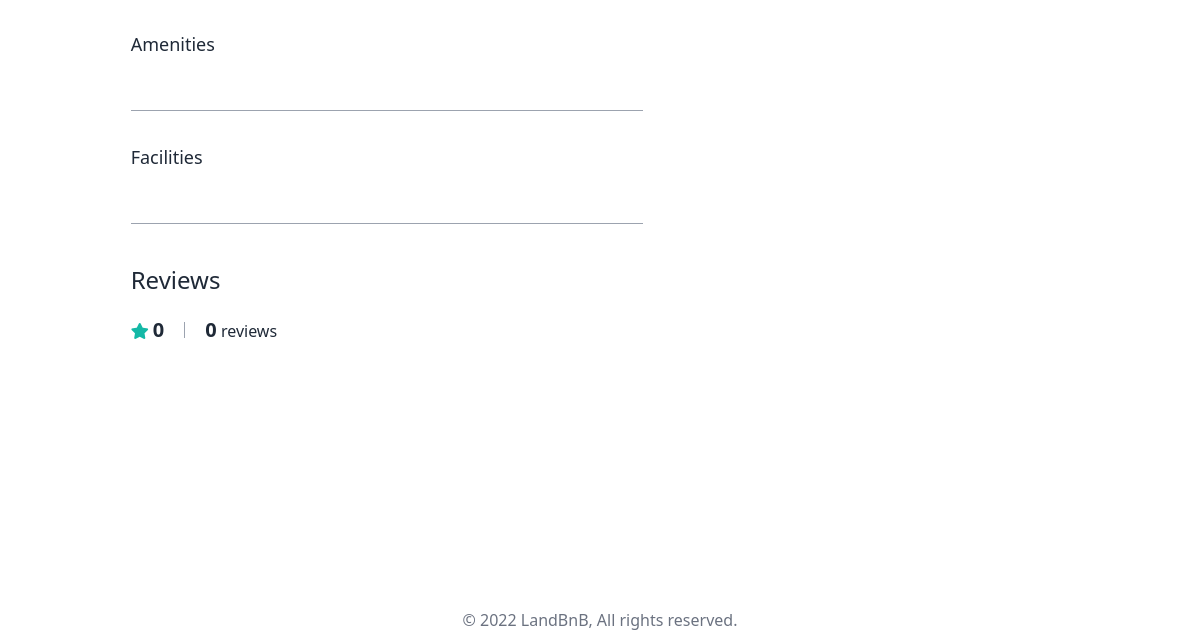
The page /houses/3 (lower part) on the database as committed earlier.
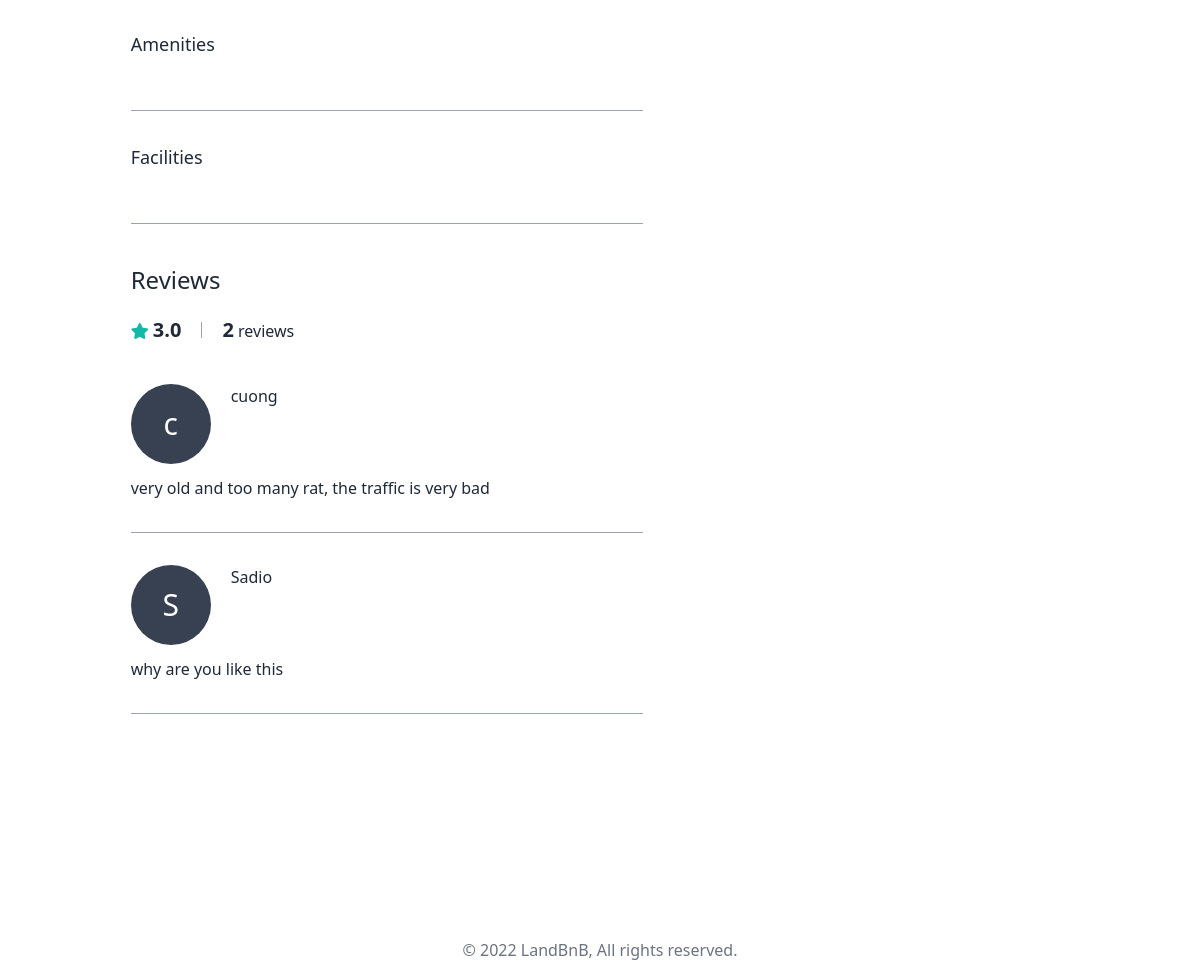
The same page on the database as committed later.
### house/models.py (models this page shows, shortened)
class House(models.Model):
    name = models.TextField(max_length=100)
    description = models.TextField()
    country = CountryField()
    city = models.CharField(max_length=30)
    price = models.IntegerField(default=0)
    address = models.TextField(max_length=100, default='abc')
    guest = models.IntegerField(default=0)
    bedroom = models.IntegerField(default=0)
    bed = models.IntegerField(default=0)
    bathroom = models.IntegerField(default=0)
    check_in = models.TimeField(null=True)
    check_out = models.TimeField(null=True)
    host = models.ForeignKey("users.User", related_name="houses", on_delete=models.CASCADE, null=True)
    house_type =models.ForeignKey("HouseType", verbose_name="House type", related_name="houses", on_delete=models.CASCADE, null=True, blank=True)
    amenities = models.ManyToManyField("Amenity", related_name="houses", blank=True)
    facilities = models.ManyToManyField("Facility", related_name="houses", blank=True)
    def amenities_count(self):
        return self.amenities.count()
    amenities_count.short_description = "amenity"
    def first_photo(self):
        try:
            (photo,) = self.photos.all()[:1]
            return photo.file.url
        except ValueError:
            return None
    def get_next_four_photos(self):
        photos = self.photos.all()[1:5]
        return photos
    def get_calendars(self):
        now = timezone.now()
        this_year = now.year
        this_month = now.month
        next_month = this_month + 1
        if this_month == 12:
            next_month = 1
        this_month_cal = Calendar(this_year, this_month)
        next_month_cal = Calendar(this_year, next_month)
        return [this_month_cal, next_month_cal]
    def total_rating(self):
        all_reviews = self.reviews.all()
        all_rating = 0
        if len(all_reviews) > 0:
            for review in all_reviews:
                all_rating += review.avgRating()
            return round(all_rating/len(all_reviews), 2)
        return 0
    total_rating.short_description = "rating"

### review/models.py (models this page shows, shortened)
class Review(core_models.TimeStampedModel):
    review = models.TextField()
    customer_service = models.IntegerField(
        validators=[MinValueValidator(1), MaxValueValidator(5)]
    )
    cleanliness = models.IntegerField(
        validators=[MinValueValidator(1), MaxValueValidator(5)]
    )
    location = models.IntegerField(
        validators=[MinValueValidator(1), MaxValueValidator(5)]
    )
    suitable_price = models.IntegerField(
        validators=[MinValueValidator(1), MaxValueValidator(5)]
    )
    user = models.ForeignKey(
        "users.User", related_name="reviews", on_delete=models.CASCADE
    )
    house = models.ForeignKey(
        "house.House", related_name="reviews", on_delete=models.CASCADE
    )
    def avgRating(self):
        avg = (self.customer_service
            + self.cleanliness
            + self.location
            + self.suitable_price) / 4
        return round(avg, 2)

### users/models.py (models this page shows)
class User(AbstractUser):
    GENDER_MALE = "male"
    GENDER_FEMALE = "female"
    GENDER_CHOICES = (
        (GENDER_MALE, "Male"),
        (GENDER_FEMALE, "Female"),
    )
    LANGUAGE_ENGLISH = "en"
    LANGUAGE_VIETNAMESE = "vi"
    LANGUAGE_CHOICES = (
        (LANGUAGE_ENGLISH, "English"),
        (LANGUAGE_VIETNAMESE, "Vietnamese"),
    )
    LOGIN_EMAIL = "email"
    avatar = models.ImageField(null=True, blank=True)
    gender = models.CharField(choices=GENDER_CHOICES, max_length=10, null=True, blank=True)
    language = models.CharField(choices=LANGUAGE_CHOICES, max_length=2)
    birthday = models.DateField(null=True)
    superhost = models.BooleanField(default=False)
    bio = models.TextField(default="", blank=True)
    def get_absolute_url(self):
        return reverse("users:profile", kwargs={"pk": self.pk})
    pass

### house/views.py (the view)
# urls.py: path("<int:pk>", views.HouseDetail.as_view(), name="detail"),
class HouseDetail(DetailView):
    model = models.House

### cal.py (called while the page is built)
    def __str__(self):
        return str(self.number)

    def get_days(self):
        weeks = self.monthdays2calendar(self.year, self.month)
        days = []
        for week in weeks:
            for day, _ in week:
                now = timezone.now()
                today = now.day
                month = now.month
                past = False
                if month == self.month:
                    if day <= today:
                        past = True
                new_day = Day(number=day, past=past, month=self.month, year=self.year)
                days.append(new_day)
        return days

    def get_month(self):
        return self.months[self.month - 1]

### house/models.py (called while the page is built)
    def __str__(self) -> str:
        return self.name

### house/templatetags/is_booked.py (called while the page is built)
@register.simple_tag
def is_booked(house, day):
    if day.number == 0:
        return
    try:
        date = datetime.datetime(year=day.year, month=day.month, day=day.number)
        reservation_models.BookedDay.objects.get(day=date, reservation__house=house)
        return True
    except reservation_models.BookedDay.DoesNotExist:
        return False

### templates/house/house_detail.html (shortened to what this page needs)
{% extends "base.html" %}
{% load is_booked i18n %}
{% block content %}
    <div class="container mx-auto flex justify-around pb-56">
        <div class="w-1/2">
            <div class="border-section">
                <h4 class="font-medium text-lg mb-5">Amenities</h4>
            </div>
            <div class="border-section">
                <h4 class="font-medium text-lg mb-5">Facilities</h4>
            </div>
            <div class="mt-10">
                <h4 class="font-medium text-2xl mb-5">Reviews</h4>
                <div class="flex items-center">
                    <div>
                        <i class="fas fa-star text-teal-500"></i>
                        <span class="font-bold text-xl">{{house.total_rating}}</span>
                    </div>
                    <div>
                        <span class="font-bold text-xl">{{house.reviews.count}}</span>
                        <span>review{{house.reviews.count|pluralize}}</span>
                    </div>
                </div>
                <div class="mt-10">
                    {% for review in house.reviews.all  %}
                        <div class="border-section">
                            <div class="mb-3 flex">
                                <div>
                                    {% include "mixins/user_avatar.html" with user=review.user h_and_w='w-10 h-10' text='text-xl' %}
                                </div>
                                <div class="flex flex-col ml-5">
                                    <span class="font-medium">{{review.user.first_name}}</span>
                                </div>
                            </div>
                            <p>{{review.review}}</p>
                        </div>
                    {% endfor %}
                </div>
            </div>
        </div>
        <div class="w-1/3">
        </div>
    </div>
{% endblock %}

### templates/mixins/user_avatar.html
{% if user.avatar %}
    <div class="h-20 w-20 rounded-full bg-cover" style="background-image: url({{user.avatar.url}});">
{% else %}
    <div class="h-20 w-20 bg-gray-700 rounded-full text-white flex justify-center items-center overflow-hidden">
        <span class="text-3xl">{{user.first_name|first}}</span>
    {% endif %}
</div>

Rows that differ between the two databases and show on the page:
computed for House: total_rating "0" → "3.0"; reviews.count "0" → "2"
added Review: user.first_name "cuong", review "very old and too many rat, the traffic is very bad"
added User: first_name|first "c"
added Review: user.first_name "Sadio", review "why are you like this"
added User: first_name|first "S"
